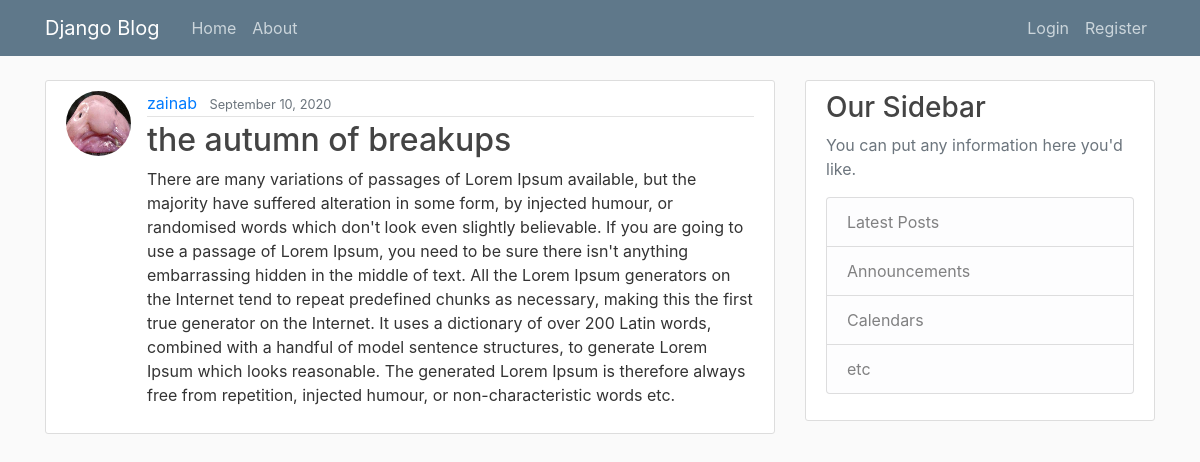
The page /post/8/ on the database its author committed.
### Blogapp/models.py (models this page shows, shortened)
class Post(models.Model):
    title = models.CharField(max_length=100)
    content = models.TextField()
    date_posted = models.DateTimeField(default=timezone.now)
    author = models.ForeignKey(User, on_delete=models.CASCADE)

### Usersapp/models.py (models this page shows, shortened)
class Profile(models.Model):
    user = models.OneToOneField(User, on_delete = models.CASCADE)
    image = models.ImageField(default = 'default.jpg',upload_to ='profile_pics')

### Blogapp/views.py (the view)
# urls.py: path('post/<int:pk>/', PostDetailView.as_view(), name='post-detail'),
class PostDetailView(DetailView):
    model  =  Post

### Blogapp/templates/Blogapp/post_detail.html (shortened to what this page needs)
{% extends "Blogapp/base.html" %}
{% block content%}
<article class="media content-section">
  <img class="rounded-circle article-img" src="{{ object.author.profile.image.url }}">
  <div class="media-body">
    <div class="article-metadata">
      <a class="mr-2" href="{% url 'profile' %}">{{ object.author }}</a>
      <small class="text-muted">{{ object.date_posted|date:"F d, Y" }}</small>
    </div>
    <h2 class="article-title">{{ object.title }}</h2>
    <p class="article-content">{{ object.content }}</p>
  </div>
</article>
{% endblock content %}

### Blogapp/static/Blogapp/main.css (style rules this page uses)
body { background: #fafafa; color: #333333; margin-top: 5rem; }
h1, h2, h3, h4, h5, h6 { color: #444444; }
.content-section { background: #ffffff; padding: 10px 20px; border: 1px solid #dddddd; border-radius: 3px; margin-bottom: 20px; }
.article-title { color: #444444; }
.article-content { white-space: pre-line; }
.article-img { height: 65px; width: 65px; margin-right: 16px; }
.article-metadata { padding-bottom: 1px; margin-bottom: 4px; border-bottom: 1px solid #e3e3e3 }

### rows shown on the page
Post: author.profile.image (placeholder picture), author "zainab", date_posted "September 10, 2020", title "the autumn of breakups", content "There are many variations of passages of Lorem Ipsum available, but the majority have suffered alteration in some form, by injected humour, or randomised words which don't look even slightly believable. If you are going to use a passage of Lorem Ipsum, you need to be sure there isn't anything embarrassing hidden in the middle of text. All the Lorem Ipsum generators on the Internet tend to repeat predefined chunks as necessary, making this the first true generator on the Internet. It uses a dictionary of over 200 Latin words, combined with a handful of model sentence structures, to generate Lorem Ipsum which looks reasonable. The generated Lorem Ipsum is therefore always free from…"
